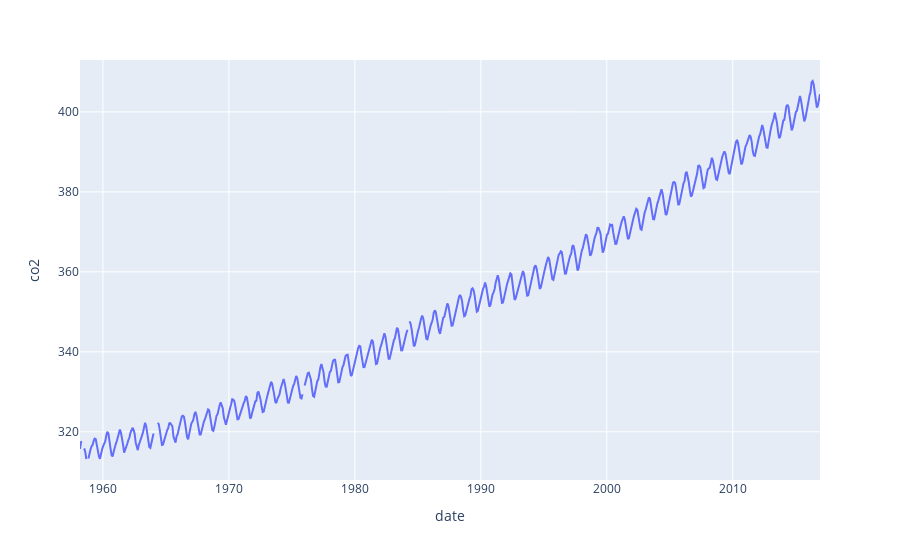

Source (notebook cell):
### Code cell
fig = px.line(climate, x = 'date', y = 'co2')
fig.show()

### Figure 1 — Plotly figure (JSON) as saved in the notebook; plotly's stock layout.template omitted (floating-point values rounded to 4 significant figures; data arrays with more than 128 entries replaced by an {"elided": "..."} marker saying what was removed)
{"data": [{"hovertemplate": "date=%{x}<br>co2=%{y}<extra></extra>", "legendgroup": "", "line": {"color": "#636efa", "dash": "solid"}, "marker": {"symbol": "circle"}, "mode": "lines", "name": "", "orientation": "v", "showlegend": false, "type": "scatter", "x": {"elided": "706 str values"}, "xaxis": "x", "y": {"elided": "706 float values"}, "yaxis": "y"}], "layout": {"legend": {"tracegroupgap": 0}, "margin": {"t": 60}, "xaxis": {"anchor": "y", "domain": [0, 1], "title": {"text": "date"}}, "yaxis": {"anchor": "x", "domain": [0, 1], "title": {"text": "co2"}}}}
